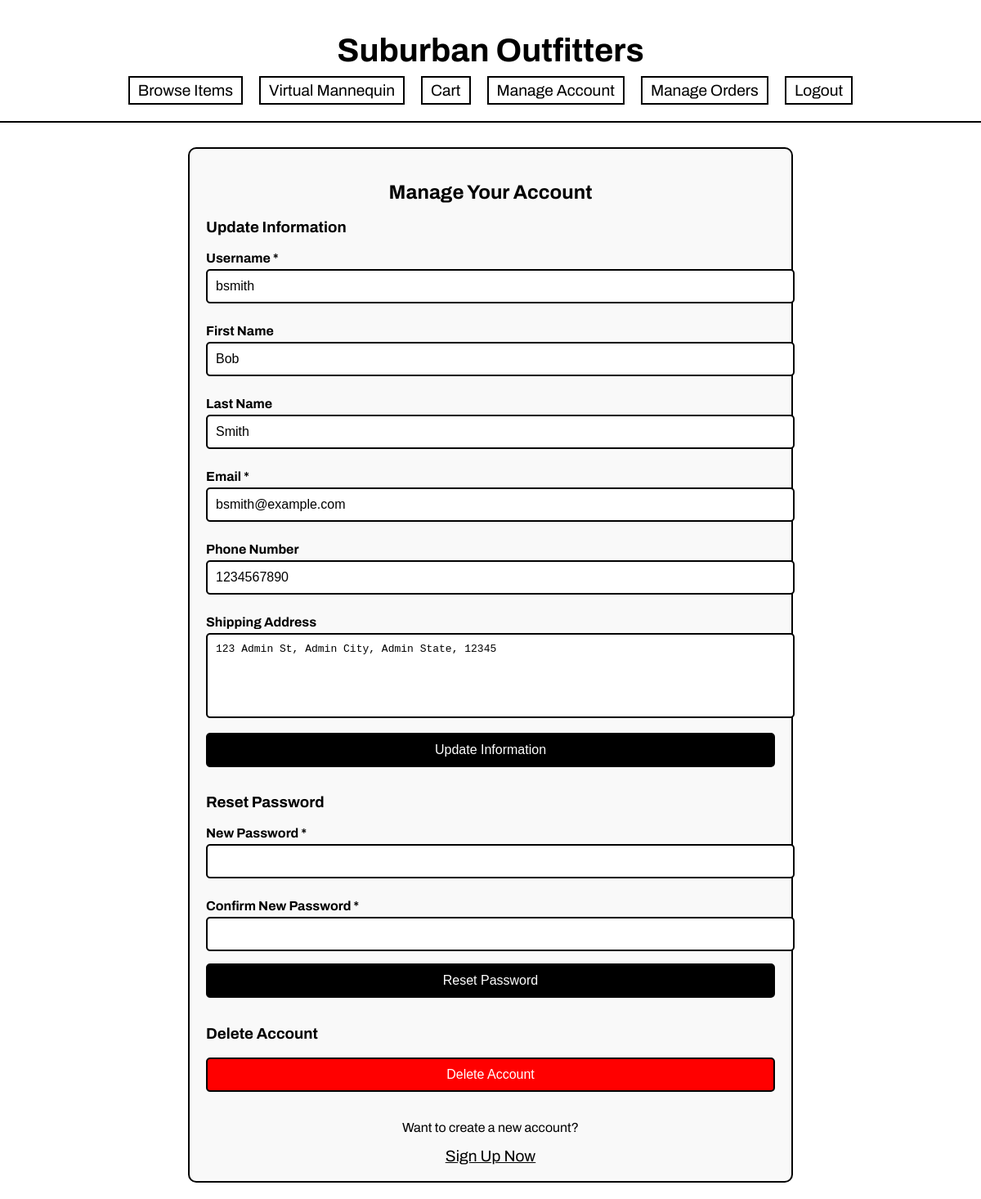
The page /manage_account.php (signed in) on the database its author committed.
### tables this page shows
CREATE TABLE `users` (
  `id` int UNSIGNED NOT NULL,
  `username` varchar(50) NOT NULL,
  `first_name` varchar(255) DEFAULT NULL,
  `last_name` varchar(255) DEFAULT NULL,
  `email` varchar(100) NOT NULL,
  `password` varchar(255) NOT NULL,
  `role` enum('Admin','User') NOT NULL DEFAULT 'User',
  `phone_number` varchar(20) DEFAULT NULL,
  `shipping_address` text
);

### manage_account.php (the view, shortened to what this page needs)
<?php
include 'db_config.php';
$user_id = $_SESSION['user_id'];
$sql = "SELECT username, first_name, last_name, email, phone_number, shipping_address FROM users WHERE id = ?";
$stmt = $conn->prepare($sql);
$stmt->bind_param('i', $user_id);
$stmt->execute();
$result = $stmt->get_result();
if ($result->num_rows === 1) {
    $user = $result->fetch_assoc();
    $user['first_name'] = $user['first_name'] ?? '';
    $user['last_name'] = $user['last_name'] ?? '';
    $user['phone_number'] = $user['phone_number'] ?? '';
    $user['shipping_address'] = $user['shipping_address'] ?? '';
} else {
    $error = "User not found.";
}
?>
<!DOCTYPE html>
<html lang="en">
<head>
</head>
<body>
    <div class="header">
        <a href="homepage.php" class="logo">Suburban Outfitters</a>
        <div class="nav">
              <a href="catalog.php">Browse Items</a>
                <a href="mannequin.php">Virtual Mannequin</a>
                <a href="shoppingcart.php">Cart</a>
                <a href="manage_account.php">Manage Account</a>
                <a href="manage_user_orders.php">Manage Orders</a>
                <a href="logout.php">Logout</a>
        </div>
    </div>
    <div class="form-container">
        <h2>Manage Your Account</h2>
        <form method="POST" action="">
            <h3>Update Information</h3>
            <label for="username">Username *</label>
            <input type="text" id="username" name="username" value="<?php echo htmlspecialchars($user['username'], ENT_QUOTES, 'UTF-8'); ?>" required>
            <label for="first_name">First Name</label>
            <input type="text" id="first_name" name="first_name" value="<?php echo htmlspecialchars($user['first_name'], ENT_QUOTES, 'UTF-8'); ?>">
            <label for="last_name">Last Name</label>
            <input type="text" id="last_name" name="last_name" value="<?php echo htmlspecialchars($user['last_name'], ENT_QUOTES, 'UTF-8'); ?>">
            <label for="email">Email *</label>
            <input type="email" id="email" name="email" value="<?php echo htmlspecialchars($user['email'], ENT_QUOTES, 'UTF-8'); ?>" required>
            <label for="phone_number">Phone Number</label>
            <input type="text" id="phone_number" name="phone_number" value="<?php echo htmlspecialchars($user['phone_number'], ENT_QUOTES, 'UTF-8'); ?>">
            <label for="shipping_address">Shipping Address</label>
            <textarea id="shipping_address" name="shipping_address"><?php echo htmlspecialchars($user['shipping_address'], ENT_QUOTES, 'UTF-8'); ?></textarea>
            <button type="submit" name="update_info">Update Information</button>
        </form>
        <form method="POST" action="">
            <h3>Reset Password</h3>
            <label for="new_password">New Password *</label>
            <input type="password" id="new_password" name="new_password" required>
            <label for="confirm_password">Confirm New Password *</label>
            <input type="password" id="confirm_password" name="confirm_password" required>
            <button type="submit" name="reset_password">Reset Password</button>
        </form>
        <form method="POST" action="" onsubmit="return confirmDeletion();">
            <h3>Delete Account</h3>
            <button type="submit" name="delete_account" style="background-color: red; color: white;">Delete Account</button>
        </form>
        <div class="create-account">
            <p>Want to create a new account?</p>
            <a href="signup.php">Sign Up Now</a>
        </div>
    </div>
</body>
</html>

### manage_account.php (style rules this page uses)
body { font-family: 'Archivo', sans-serif; margin: 20px; background-color: #fff; color: #000; display: flex; flex-direction: column; align-items: center; }
.header { display: flex; flex-direction: column; align-items: center; width: 100%; padding: 20px; border-bottom: 2px solid #000; }
.header .logo { font-size: 2.5em; font-weight: bold; text-decoration: none; color: inherit; }
.nav { margin-top: 10px; display: flex; justify-content: center; gap: 20px; }
.nav a { font-size: 1.2em; text-decoration: none; color: #000; border: 2px solid #000; padding: 5px 10px; transition: background-color 0.3s ease, color 0.3s ease; }
.form-container { width: 60%; margin-top: 30px; padding: 20px; background-color: #f9f9f9; border: 2px solid #000; border-radius: 10px; }
.form-container h2 { text-align: center; margin-bottom: 20px; }
label { font-weight: bold; margin: 10px 0 5px; display: block; }
input, textarea, button { width: 100%; padding: 10px; margin-bottom: 15px; font-size: 1em; border: 2px solid #000; border-radius: 5px; }
textarea { resize: none; height: 80px; }
button { background-color: #000; color: #fff; cursor: pointer; transition: background-color 0.3s ease, color 0.3s ease; }
.create-account { margin-top: 20px; text-align: center; }
.create-account a { font-size: 1.2em; color: #000; text-decoration: underline; transition: color 0.3s ease; }

### rows shown on the page
users: username "bsmith", first_name "Bob", last_name "Smith", email "bsmith@example.com", phone_number "1234567890", shipping_address "123 Admin St, Admin City, Admin State, 12345"
